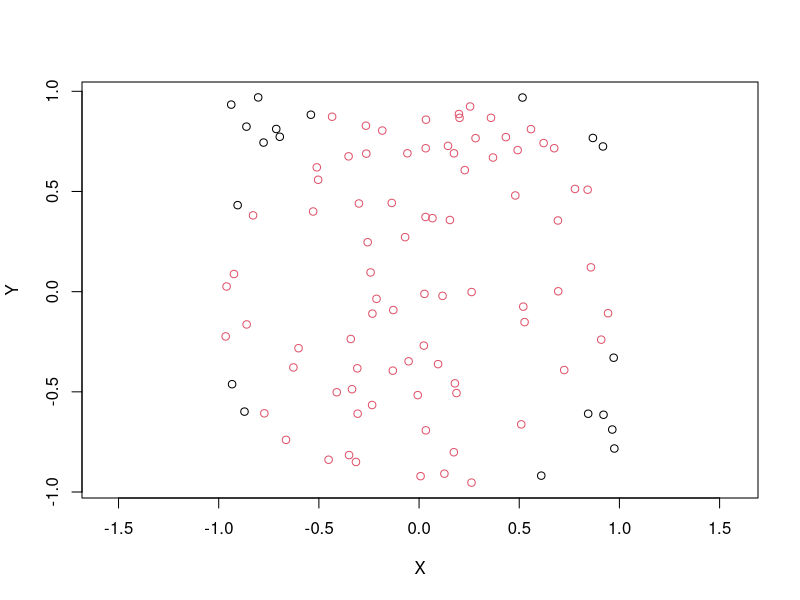
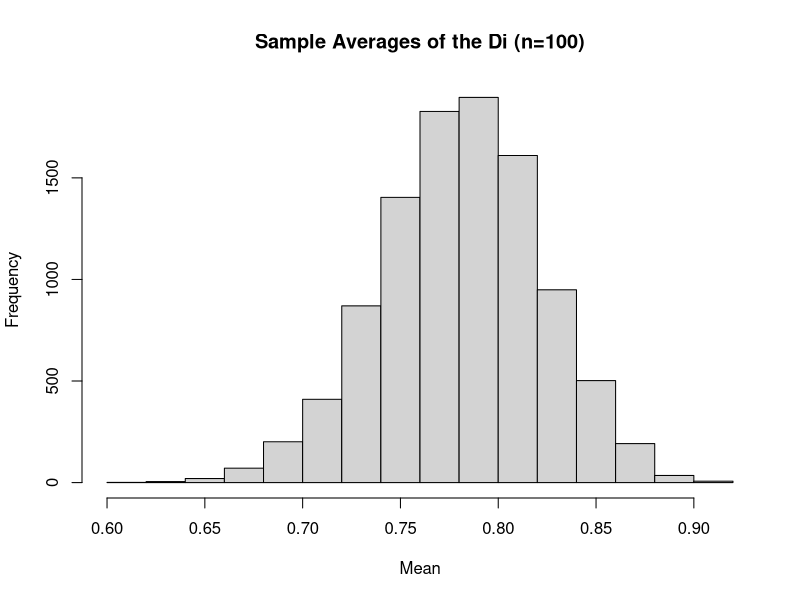

The R script that drew these images, in order:
## ---- chunk 1
knitr::opts_chunk$set(echo = TRUE)
## ---- chunk 2
set.seed(2529)
n = 100
X = runif(n, min=-1, max=1)
Y = runif(n, min=-1, max=1)
D=ifelse((X^2+Y^2)<1, 1, 0)
plot(X, Y, col=D+1, asp=1)
## ---- chunk 3
mean(D)
pi/4
## ---- chunk 4
execute_study = function(n) {
  X = runif(n, min=-1, max=1)
  Y = runif(n, min=-1, max=1)
  D=ifelse((X^2+Y^2)<1, 1, 0)
  mean(D)
}

result = replicate(10000,execute_study(100))
hist(result, main = "Sample Averages of the Di (n=100)", xlab = "Mean")
## ---- chunk 5
sd(result)
sqrt(4*pi-pi^2)/(4*sqrt(100))
## ---- chunk 6
sum(ifelse(result>0.75, 1, 0))/length(result)
